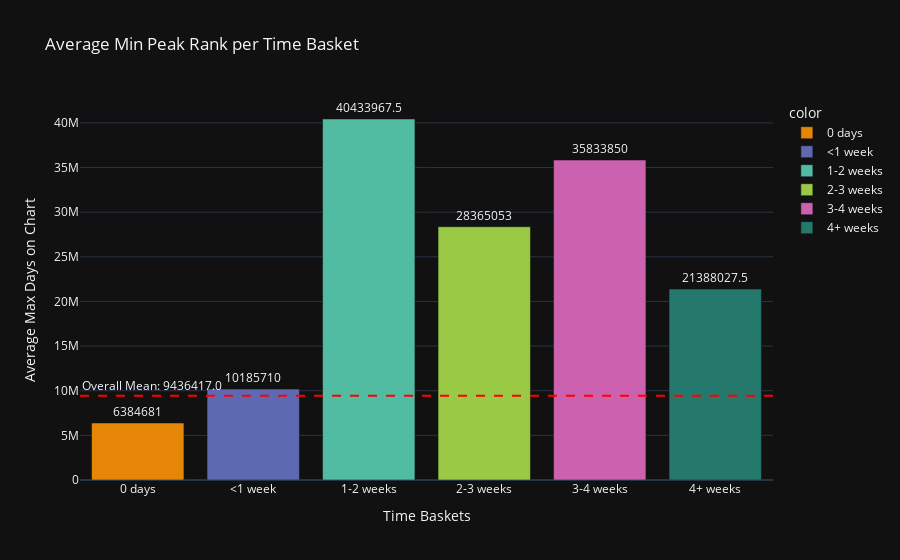

Notebook cell for this chart:
### Code cell
mean_days_per_bin = df.groupby('relase-chart_days_bins')['total_streams'].median().reindex(
    ['0 days', '<1 week', '1-2 weeks', '2-3 weeks', '3-4 weeks', '4+ weeks']
)

overall_mean = df['total_streams'].median()

fig = px.bar(
    x=mean_days_per_bin.index,
    y=mean_days_per_bin.values,
    text=mean_days_per_bin.round(1),
    labels={'x': 'Time Baskets', 'y': 'Average Max Days on Chart'},
    title='Average Min Peak Rank per Time Basket',
    color=mean_days_per_bin.index,
    color_discrete_sequence=px.colors.qualitative.Vivid
)

fig.add_hline(
    y=overall_mean,
    line_dash="dash",
    line_color="red",
    annotation_text=f"Overall Mean: {overall_mean:.1f}",
    annotation_position="top left"
)

fig.update_traces(textposition='outside')
fig.update_layout(
    xaxis_title="Time Baskets",
    yaxis_title="Average Max Days on Chart",
    template="plotly_dark",
)

fig.show()

### Figure 1 — Plotly figure (JSON) as saved in the notebook; plotly's stock layout.template omitted (floating-point values rounded to 4 significant figures)
{"data": [{"alignmentgroup": "True", "hovertemplate": "color=0 days<br>Time Baskets=%{x}<br>Average Max Days on Chart=%{y}<br>text=%{text}<extra></extra>", "legendgroup": "0 days", "marker": {"color": "rgb(229, 134, 6)", "pattern": {"shape": ""}}, "name": "0 days", "offsetgroup": "0 days", "orientation": "v", "showlegend": true, "text": [6384681], "textposition": "outside", "type": "bar", "x": ["0 days"], "xaxis": "x", "y": [6384681], "yaxis": "y"}, {"alignmentgroup": "True", "hovertemplate": "color=<1 week<br>Time Baskets=%{x}<br>Average Max Days on Chart=%{y}<br>text=%{text}<extra></extra>", "legendgroup": "<1 week", "marker": {"color": "rgb(93, 105, 177)", "pattern": {"shape": ""}}, "name": "<1 week", "offsetgroup": "<1 week", "orientation": "v", "showlegend": true, "text": [10185710], "textposition": "outside", "type": "bar", "x": ["<1 week"], "xaxis": "x", "y": [10185710], "yaxis": "y"}, {"alignmentgroup": "True", "hovertemplate": "color=1-2 weeks<br>Time Baskets=%{x}<br>Average Max Days on Chart=%{y}<br>text=%{text}<extra></extra>", "legendgroup": "1-2 weeks", "marker": {"color": "rgb(82, 188, 163)", "pattern": {"shape": ""}}, "name": "1-2 weeks", "offsetgroup": "1-2 weeks", "orientation": "v", "showlegend": true, "text": [40430000.0], "textposition": "outside", "type": "bar", "x": ["1-2 weeks"], "xaxis": "x", "y": [40430000.0], "yaxis": "y"}, {"alignmentgroup": "True", "hovertemplate": "color=2-3 weeks<br>Time Baskets=%{x}<br>Average Max Days on Chart=%{y}<br>text=%{text}<extra></extra>", "legendgroup": "2-3 weeks", "marker": {"color": "rgb(153, 201, 69)", "pattern": {"shape": ""}}, "name": "2-3 weeks", "offsetgroup": "2-3 weeks", "orientation": "v", "showlegend": true, "text": [28365053], "textposition": "outside", "type": "bar", "x": ["2-3 weeks"], "xaxis": "x", "y": [28365053], "yaxis": "y"}, {"alignmentgroup": "True", "hovertemplate": "color=3-4 weeks<br>Time Baskets=%{x}<br>Average Max Days on Chart=%{y}<br>text=%{text}<extra></extra>", "legendgroup": "3-4 weeks", "marker": {"color": "rgb(204, 97, 176)", "pattern": {"shape": ""}}, "name": "3-4 weeks", "offsetgroup": "3-4 weeks", "orientation": "v", "showlegend": true, "text": [35833850], "textposition": "outside", "type": "bar", "x": ["3-4 weeks"], "xaxis": "x", "y": [35833850], "yaxis": "y"}, {"alignmentgroup": "True", "hovertemplate": "color=4+ weeks<br>Time Baskets=%{x}<br>Average Max Days on Chart=%{y}<br>text=%{text}<extra></extra>", "legendgroup": "4+ weeks", "marker": {"color": "rgb(36, 121, 108)", "pattern": {"shape": ""}}, "name": "4+ weeks", "offsetgroup": "4+ weeks", "orientation": "v", "showlegend": true, "text": [21390000.0], "textposition": "outside", "type": "bar", "x": ["4+ weeks"], "xaxis": "x", "y": [21390000.0], "yaxis": "y"}], "layout": {"annotations": [{"showarrow": false, "text": "Overall Mean: 9436417.0", "x": 0, "xanchor": "left", "xref": "x domain", "y": 9436417, "yanchor": "bottom", "yref": "y"}], "barmode": "relative", "legend": {"title": {"text": "color"}, "tracegroupgap": 0}, "shapes": [{"line": {"color": "red", "dash": "dash"}, "type": "line", "x0": 0, "x1": 1, "xref": "x domain", "y0": 9436417, "y1": 9436417, "yref": "y"}], "title": {"text": "Average Min Peak Rank per Time Basket"}, "xaxis": {"anchor": "y", "domain": [0, 1], "title": {"text": "Time Baskets"}}, "yaxis": {"anchor": "x", "domain": [0, 1], "title": {"text": "Average Max Days on Chart"}}}}
